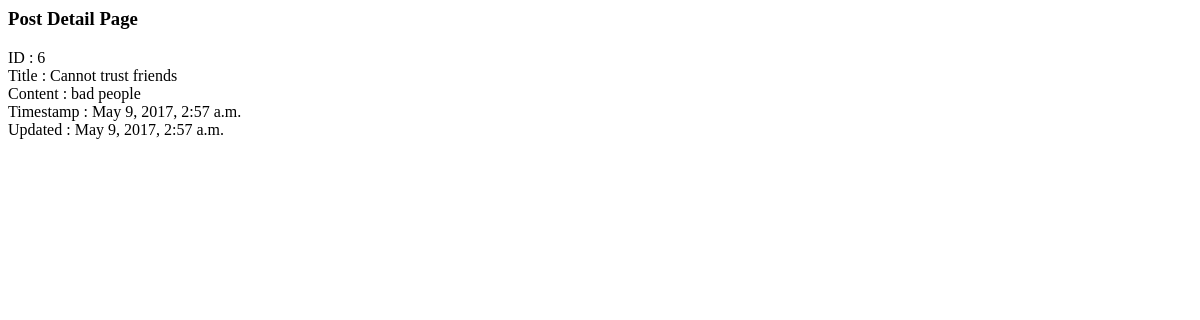
The app's page /posts/6/, older data.
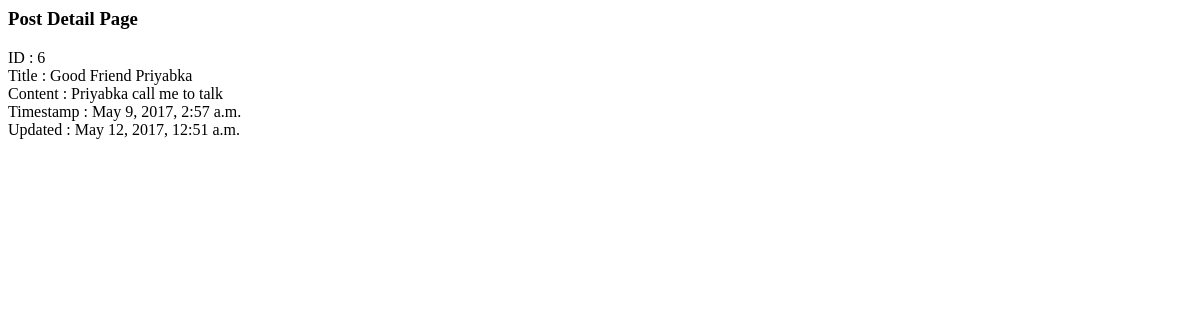
The same page, newer data.
### posts/models.py (models this page shows, shortened)
class Post(models.Model):
    title = models.CharField(max_length =120)
    content = models.TextField()
    updated = models.DateTimeField(auto_now = True, auto_now_add = False)
    timestamp = models.DateTimeField(auto_now = False, auto_now_add = True)

### posts/views.py (the view)
# urls.py: url(r'^(?P<id>\d+)/$', posts_views.post_detail, name='post_detail'),
def post_detail(request, id):
    instance = get_object_or_404(Post, id = id)
    context = {
        "instance": instance,
        "title" : "Detaili9999",
    }
    return render(request, "post_detail.html", context)

### posts/templates/post_detail.html
<h3>Post Detail Page</h3>
ID : {{instance.id}}<br/>
Title : {{instance.title}}<br/>
Content : {{instance.content}}<br/>
Timestamp : {{instance.timestamp}}<br/>
Updated : {{instance.updated}}<br/>

Row changes from the older to the newer data that the page shows:
changed Post id 6: title "Cannot trust friends" → "Good Friend Priyabka"; content "bad people" → "Priyabka call me to talk"; updated "May 9, 2017, 2:57 a.m." → "May 12, 2017, 12:51 a.m."
